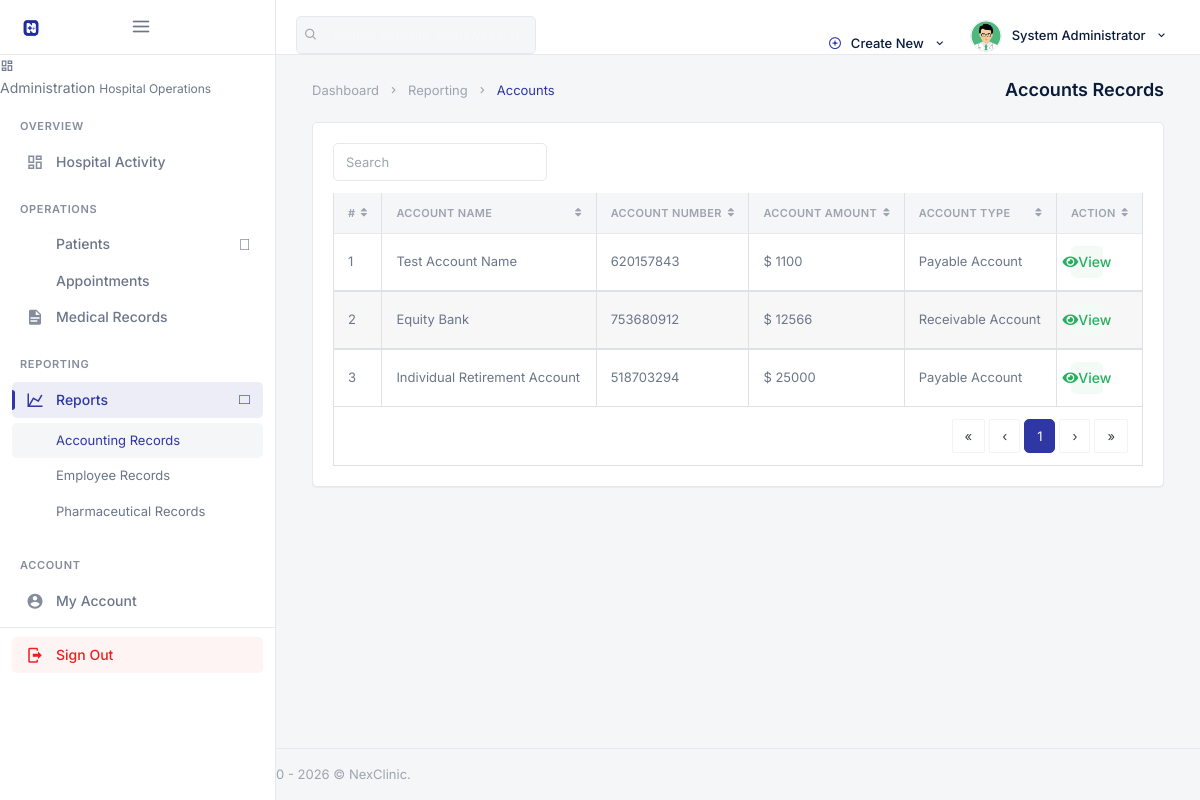
Screenshot of /backend/admin/accounting/his_admin_accounting_records.php (signed in) with the database file from the repository.
### tables this page shows
CREATE TABLE `his_admin` (
  `ad_id` int(20) NOT NULL,
  `ad_fname` varchar(200) DEFAULT NULL,
  `ad_lname` varchar(200) DEFAULT NULL,
  `ad_email` varchar(200) DEFAULT NULL,
  `ad_pwd` varchar(200) DEFAULT NULL,
  `ad_dpic` varchar(200) DEFAULT NULL
);

CREATE TABLE `his_accounts` (
  `acc_id` int(200) NOT NULL,
  `acc_name` varchar(200) DEFAULT NULL,
  `acc_desc` text,
  `acc_type` varchar(200) DEFAULT NULL,
  `acc_number` varchar(200) DEFAULT NULL,
  `acc_amount` varchar(200) DEFAULT NULL
);

### backend/assets/inc/nex_paths.php (called while the page is built, shortened)
<?php
function nex_admin_base() {
    return isset($GLOBALS['nex_admin_base']) ? (string) $GLOBALS['nex_admin_base'] : '';
}
function nex_admin_url($path) {
    $path = ltrim((string) $path, '/');
    return nex_admin_base() . $path;
}

### backend/security.php (called while the page is built, shortened)
<?php
function escape_output($string) {
    return htmlspecialchars((string) $string, ENT_QUOTES, 'UTF-8');
}

### backend/admin/accounting/his_admin_accounting_records.php (the view, shortened to what this page needs)
<?php
require __DIR__ . '/../_init.php';
?>
<!DOCTYPE html>
<html lang="en">
<?php include __DIR__ . '/../assets/inc/head.php';?>
    <body>
        <div id="wrapper">
                <?php include __DIR__ . '/../assets/inc/nav.php';?>
                <?php include __DIR__ . '/../assets/inc/sidebar.php';?>
            <div class="content-page">
                <div class="content">
                    <div class="container-fluid">
                        <div class="row">
                            <div class="col-12">
                                <div class="page-title-box">
                                    <div class="page-title-right">
                                        <ol class="breadcrumb m-0">
                                            <li class="breadcrumb-item"><a href="javascript: void(0);">Dashboard</a></li>
                                            <li class="breadcrumb-item"><a href="javascript: void(0);">Reporting</a></li>
                                            <li class="breadcrumb-item active">Accounts</li>
                                        </ol>
                                    </div>
                                    <h4 class="page-title">Accounts Records</h4>
                                </div>
                            </div>
                        </div>
                        <div class="row">
                            <div class="col-12">
                                <div class="card-box">
                                    <div class="mb-2">
                                        <div class="row">
                                            <div class="col-12 text-sm-center form-inline" >
                                                <div class="form-group">
                                                    <input id="demo-foo-search" type="text" placeholder="Search" class="form-control form-control-sm" autocomplete="on">
                                                </div>
                                            </div>
                                        </div>
                                    </div>
                                    <div class="table-responsive">
                                        <table id="demo-foo-filtering" class="table table-bordered toggle-circle mb-0" data-page-size="7">
                                            <thead>
                                            <tr>
                                                <th>#</th>
                                                <th data-toggle="true">Account Name</th>
                                                <th data-hide="phone">Account Number</th>
                                                <th data-hide="phone">Account Amount</th>
                                                <th data-hide="phone">Account Type</th>
                                                <th data-hide="phone">Action</th>
                                            </tr>
                                            </thead>
                                            <?php
                                                $ret="SELECT * FROM  his_accounts  ORDER BY RAND() ";
                                                $stmt= $mysqli->prepare($ret) ;
                                                $stmt->execute() ;
                                                $res=$stmt->get_result();
                                                $cnt=1;
                                                while($row=$res->fetch_object())
                                                {
                                            ?>
                                                <tbody>
                                                <tr>
                                                    <td><?php echo escape_output($cnt); ?></td>
                                                    <td><?php echo escape_output($row->acc_name); ?></td>
                                                    <td><?php echo escape_output($row->acc_number); ?></td>
                                                    <td>$ <?php echo escape_output($row->acc_amount); ?></td>
                                                    <td><?php echo escape_output($row->acc_type); ?></td>
                                                    <td>
                                                        <a href="his_admin_view_single_account.php?acc_number=<?php echo escape_output($row->acc_number); ?>" class="badge badge-success"><i class="fas fa-eye "></i> View</a>
                                                    </td>
                                                </tr>
                                                </tbody>
                                            <?php  $cnt = $cnt +1 ; }?>
                                            <tfoot>
                                            <tr class="active">
                                                <td colspan="8">
                                                    <div class="text-right">
                                                        <ul class="pagination pagination-rounded justify-content-end footable-pagination m-t-10 mb-0"></ul>
                                                    </div>
                                                </td>
                                            </tr>
                                            </tfoot>
                                        </table>
                                    </div>
                                </div>
                            </div>
                        </div>
                    </div>
                </div>
                 <?php include __DIR__ . '/../assets/inc/footer.php';?>
            </div>
        </div>
    </body>
</html>

### backend/admin/assets/inc/nav.php (shortened to what this page needs)
<?php
    $aid=$_SESSION['ad_id'];
    $ret="select * from his_admin where ad_id=?";
    $stmt= $mysqli->prepare($ret);
    $stmt->bind_param('i',$aid);
    $stmt->execute();
    $res=$stmt->get_result();
    while($row=$res->fetch_object())
    {
?>
    <div class="navbar-custom">
        <ul class="list-unstyled topnav-menu topnav-menu-left m-0">
            <li class="d-none d-lg-block">
                <form class="app-search" autocomplete="off">
                    <div class="app-search-box">
                        <button class="btn" type="button"><i class="fe-search"></i></button>
                        <input type="text" class="form-control" placeholder="Search patients, employees, records…">
                    </div>
                </form>
            </li>
        </ul>
        <div class="logo-box bg-black">
            <a href="<?php echo escape_output(nex_admin_url('his_admin_dashboard.php')); ?>" class="logo text-center">
                <span class="logo-lg">
                    <img src="<?php echo escape_output(nex_admin_url('assets/images/logo-dark.png')); ?>" alt="NexClinic" height="22">
                    <span class="ml-1 text-white font-weight-bold" style="font-size:14px;letter-spacing:-0.02em;">NexClinic</span>
                </span>
            </a>
            <button class="button-menu-mobile">
                <i class="fe-menu"></i>
            </button>
        </div>
        <ul class="list-unstyled topnav-menu float-right mb-0">
            <li class="dropdown notification-list d-none d-lg-block">
                <a class="nav-link dropdown-toggle waves-effect waves-light" data-toggle="dropdown" href="#" role="button" aria-haspopup="false" aria-expanded="false">
                    <i class="fe-plus-circle mr-1" style="color: var(--hms-primary);"></i>
                    Create New
                    <i class="mdi mdi-chevron-down ml-1"></i>
                </a>
            </li>
            <li class="dropdown notification-list">
                <a class="nav-link dropdown-toggle nav-user mr-0 waves-effect waves-light" data-toggle="dropdown" href="#" role="button" aria-haspopup="false" aria-expanded="false">
                    <img src="<?php echo escape_output(nex_admin_url('assets/images/users/' . $row->ad_dpic)); ?>" alt="User" class="rounded-circle">
                    <span class="pro-user-name ml-1 d-none d-lg-inline">
                        <?php echo escape_output($row->ad_fname); ?> <?php echo escape_output($row->ad_lname); ?>
                        <i class="mdi mdi-chevron-down ml-1"></i>
                    </span>
                </a>
            </li>
        </ul>
    </div>
<?php }?>

### rows the page displays
his_admin: ad_dpic (picture), ad_fname "System", ad_lname "Administrator"
his_accounts: acc_name "Test Account Name", acc_number "620157843", acc_amount "1100", acc_type "Payable Account"
his_accounts: cnt "2", acc_name "Equity Bank", acc_number "753680912", acc_amount "12566", acc_type "Receivable Account"
his_accounts: cnt "3", acc_name "Individual Retirement Account", acc_number "518703294", acc_amount "25000", acc_type "Payable Account"

### other values shown
escape_output($nex_ws_meta['label']) "Administration"
escape_output($nex_ws_meta['tagline']) "Hospital Operations"
escape_output($section['title']) "OVERVIEW"
escape_output($item['label']) "Hospital Activity"
escape_output($section['title']) "OPERATIONS"
escape_output($item['label']) "Patients"
escape_output($item['label']) "Appointments"
escape_output($item['label']) "Medical Records"
escape_output($section['title']) "REPORTING"
escape_output($item['label']) "Reports"
escape_output($child['label']) "Accounting Records"
escape_output($child['label']) "Employee Records"
escape_output($child['label']) "Pharmaceutical Records"
escape_output($section['title']) "ACCOUNT"
escape_output($item['label']) "My Account"
